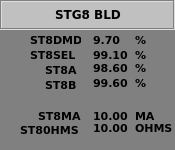
<?xml version="1.0" encoding="UTF-8"?>
<ui version="4.0">
 <class>WSTG8BLD</class>
 <widget class="QWidget" name="WSTG8BLD">
  <property name="geometry">
   <rect>
    <x>0</x>
    <y>0</y>
    <width>175</width>
    <height>150</height>
   </rect>
  </property>
  <property name="minimumSize">
   <size>
    <width>175</width>
    <height>150</height>
   </size>
  </property>
  <property name="maximumSize">
   <size>
    <width>175</width>
    <height>150</height>
   </size>
  </property>
  <property name="windowTitle">
   <string>WSTG8BLD</string>
  </property>
  <property name="styleSheet">
   <string notr="true">background-color: rgb(128, 128, 128);</string>
  </property>
  <widget class="QFrame" name="frame">
   <property name="geometry">
    <rect>
     <x>0</x>
     <y>0</y>
     <width>175</width>
     <height>30</height>
    </rect>
   </property>
   <property name="styleSheet">
    <string notr="true">background-color: rgb(192, 192, 192);</string>
   </property>
   <property name="frameShape">
    <enum>QFrame::Box</enum>
   </property>
   <property name="frameShadow">
    <enum>QFrame::Sunken</enum>
   </property>
  </widget>
  <widget class="QLabel" name="lbSTGBT">
   <property name="geometry">
    <rect>
     <x>55</x>
     <y>6</y>
     <width>111</width>
     <height>16</height>
    </rect>
   </property>
   <property name="font">
    <font>
     <family>Verdana</family>
     <pointsize>9</pointsize>
     <weight>75</weight>
     <bold>true</bold>
    </font>
   </property>
   <property name="styleSheet">
    <string notr="true">background-color: rgb(192, 192, 192);</string>
   </property>
   <property name="text">
    <string>STG8 BLD</string>
   </property>
  </widget>
  <widget class="QLabel" name="lbSTGBT_1">
   <property name="geometry">
    <rect>
     <x>30</x>
     <y>32</y>
     <width>51</width>
     <height>16</height>
    </rect>
   </property>
   <property name="font">
    <font>
     <family>Verdana</family>
     <pointsize>8</pointsize>
     <weight>75</weight>
     <bold>true</bold>
    </font>
   </property>
   <property name="styleSheet">
    <string notr="true">background-color: rgb(128, 128, 128);</string>
   </property>
   <property name="text">
    <string>ST8DMD</string>
   </property>
  </widget>
  <widget class="QLabel" name="lbSTGB_1">
   <property name="geometry">
    <rect>
     <x>93</x>
     <y>32</y>
     <width>41</width>
     <height>16</height>
    </rect>
   </property>
   <property name="font">
    <font>
     <family>Verdana</family>
     <pointsize>8</pointsize>
     <weight>75</weight>
     <bold>true</bold>
    </font>
   </property>
   <property name="styleSheet">
    <string notr="true">background-color: rgb(128, 128, 128);</string>
   </property>
   <property name="text">
    <string>9.70</string>
   </property>
  </widget>
  <widget class="QLabel" name="lbSTGBU_1">
   <property name="geometry">
    <rect>
     <x>135</x>
     <y>32</y>
     <width>21</width>
     <height>16</height>
    </rect>
   </property>
   <property name="font">
    <font>
     <family>Verdana</family>
     <pointsize>8</pointsize>
     <weight>75</weight>
     <bold>true</bold>
    </font>
   </property>
   <property name="styleSheet">
    <string notr="true">background-color: rgb(128, 128, 128);</string>
   </property>
   <property name="text">
    <string>%</string>
   </property>
  </widget>
  <widget class="QLabel" name="lbSTGBU_2">
   <property name="geometry">
    <rect>
     <x>135</x>
     <y>47</y>
     <width>21</width>
     <height>16</height>
    </rect>
   </property>
   <property name="font">
    <font>
     <family>Verdana</family>
     <pointsize>8</pointsize>
     <weight>75</weight>
     <bold>true</bold>
    </font>
   </property>
   <property name="styleSheet">
    <string notr="true">background-color: rgb(128, 128, 128);</string>
   </property>
   <property name="text">
    <string>%</string>
   </property>
  </widget>
  <widget class="QLabel" name="lbSTGBT_2">
   <property name="geometry">
    <rect>
     <x>30</x>
     <y>47</y>
     <width>51</width>
     <height>16</height>
    </rect>
   </property>
   <property name="font">
    <font>
     <family>Verdana</family>
     <pointsize>8</pointsize>
     <weight>75</weight>
     <bold>true</bold>
    </font>
   </property>
   <property name="styleSheet">
    <string notr="true">background-color: rgb(128, 128, 128);</string>
   </property>
   <property name="text">
    <string>ST8SEL</string>
   </property>
  </widget>
  <widget class="QLabel" name="lbSTGB_2">
   <property name="geometry">
    <rect>
     <x>93</x>
     <y>47</y>
     <width>41</width>
     <height>16</height>
    </rect>
   </property>
   <property name="font">
    <font>
     <family>Verdana</family>
     <pointsize>8</pointsize>
     <weight>75</weight>
     <bold>true</bold>
    </font>
   </property>
   <property name="styleSheet">
    <string notr="true">background-color: rgb(128, 128, 128);</string>
   </property>
   <property name="text">
    <string>99.10</string>
   </property>
  </widget>
  <widget class="QLabel" name="lbSTGBU_3">
   <property name="geometry">
    <rect>
     <x>135</x>
     <y>60</y>
     <width>21</width>
     <height>16</height>
    </rect>
   </property>
   <property name="font">
    <font>
     <family>Verdana</family>
     <pointsize>8</pointsize>
     <weight>75</weight>
     <bold>true</bold>
    </font>
   </property>
   <property name="styleSheet">
    <string notr="true">background-color: rgb(128, 128, 128);</string>
   </property>
   <property name="text">
    <string>%</string>
   </property>
  </widget>
  <widget class="QLabel" name="lbSTGB_3">
   <property name="geometry">
    <rect>
     <x>93</x>
     <y>60</y>
     <width>41</width>
     <height>16</height>
    </rect>
   </property>
   <property name="font">
    <font>
     <family>Verdana</family>
     <pointsize>8</pointsize>
     <weight>75</weight>
     <bold>true</bold>
    </font>
   </property>
   <property name="styleSheet">
    <string notr="true">background-color: rgb(128, 128, 128);</string>
   </property>
   <property name="text">
    <string>98.60</string>
   </property>
  </widget>
  <widget class="QLabel" name="lbSTGBT_3">
   <property name="geometry">
    <rect>
     <x>45</x>
     <y>60</y>
     <width>41</width>
     <height>20</height>
    </rect>
   </property>
   <property name="font">
    <font>
     <family>Verdana</family>
     <pointsize>8</pointsize>
     <weight>75</weight>
     <bold>true</bold>
    </font>
   </property>
   <property name="styleSheet">
    <string notr="true">background-color: rgb(128, 128, 128);</string>
   </property>
   <property name="text">
    <string>ST8A</string>
   </property>
  </widget>
  <widget class="QLabel" name="lbSTGBU_4">
   <property name="geometry">
    <rect>
     <x>135</x>
     <y>75</y>
     <width>21</width>
     <height>16</height>
    </rect>
   </property>
   <property name="font">
    <font>
     <family>Verdana</family>
     <pointsize>8</pointsize>
     <weight>75</weight>
     <bold>true</bold>
    </font>
   </property>
   <property name="styleSheet">
    <string notr="true">background-color: rgb(128, 128, 128);</string>
   </property>
   <property name="text">
    <string>%</string>
   </property>
  </widget>
  <widget class="QLabel" name="lbSTGBT_4">
   <property name="geometry">
    <rect>
     <x>45</x>
     <y>75</y>
     <width>41</width>
     <height>20</height>
    </rect>
   </property>
   <property name="font">
    <font>
     <family>Verdana</family>
     <pointsize>8</pointsize>
     <weight>75</weight>
     <bold>true</bold>
    </font>
   </property>
   <property name="styleSheet">
    <string notr="true">background-color: rgb(128, 128, 128);</string>
   </property>
   <property name="text">
    <string>ST8B</string>
   </property>
  </widget>
  <widget class="QLabel" name="lbSTGB_4">
   <property name="geometry">
    <rect>
     <x>93</x>
     <y>75</y>
     <width>41</width>
     <height>16</height>
    </rect>
   </property>
   <property name="font">
    <font>
     <family>Verdana</family>
     <pointsize>8</pointsize>
     <weight>75</weight>
     <bold>true</bold>
    </font>
   </property>
   <property name="styleSheet">
    <string notr="true">background-color: rgb(128, 128, 128);</string>
   </property>
   <property name="text">
    <string>99.60</string>
   </property>
  </widget>
  <widget class="QLabel" name="lbSTGBT_5">
   <property name="geometry">
    <rect>
     <x>38</x>
     <y>108</y>
     <width>51</width>
     <height>16</height>
    </rect>
   </property>
   <property name="font">
    <font>
     <family>Verdana</family>
     <pointsize>8</pointsize>
     <weight>75</weight>
     <bold>true</bold>
    </font>
   </property>
   <property name="styleSheet">
    <string notr="true">background-color: rgb(128, 128, 128);</string>
   </property>
   <property name="text">
    <string>ST8MA</string>
   </property>
  </widget>
  <widget class="QLabel" name="lbSTGB_5">
   <property name="geometry">
    <rect>
     <x>93</x>
     <y>108</y>
     <width>41</width>
     <height>16</height>
    </rect>
   </property>
   <property name="font">
    <font>
     <family>Verdana</family>
     <pointsize>8</pointsize>
     <weight>75</weight>
     <bold>true</bold>
    </font>
   </property>
   <property name="styleSheet">
    <string notr="true">background-color: rgb(128, 128, 128);</string>
   </property>
   <property name="text">
    <string>10.00</string>
   </property>
  </widget>
  <widget class="QLabel" name="lbSTGBU_5">
   <property name="geometry">
    <rect>
     <x>135</x>
     <y>108</y>
     <width>21</width>
     <height>16</height>
    </rect>
   </property>
   <property name="font">
    <font>
     <family>Verdana</family>
     <pointsize>8</pointsize>
     <weight>75</weight>
     <bold>true</bold>
    </font>
   </property>
   <property name="styleSheet">
    <string notr="true">background-color: rgb(128, 128, 128);</string>
   </property>
   <property name="text">
    <string>MA</string>
   </property>
  </widget>
  <widget class="QLabel" name="lbSTGBU_6">
   <property name="geometry">
    <rect>
     <x>135</x>
     <y>120</y>
     <width>41</width>
     <height>16</height>
    </rect>
   </property>
   <property name="font">
    <font>
     <family>Verdana</family>
     <pointsize>8</pointsize>
     <weight>75</weight>
     <bold>true</bold>
    </font>
   </property>
   <property name="styleSheet">
    <string notr="true">background-color: rgb(128, 128, 128);</string>
   </property>
   <property name="text">
    <string>OHMS</string>
   </property>
  </widget>
  <widget class="QLabel" name="lbSTGBT_6">
   <property name="geometry">
    <rect>
     <x>20</x>
     <y>120</y>
     <width>61</width>
     <height>20</height>
    </rect>
   </property>
   <property name="font">
    <font>
     <family>Verdana</family>
     <pointsize>8</pointsize>
     <weight>75</weight>
     <bold>true</bold>
    </font>
   </property>
   <property name="styleSheet">
    <string notr="true">background-color: rgb(128, 128, 128);</string>
   </property>
   <property name="text">
    <string>ST80HMS</string>
   </property>
  </widget>
  <widget class="QLabel" name="lbSTGB_6">
   <property name="geometry">
    <rect>
     <x>93</x>
     <y>120</y>
     <width>41</width>
     <height>16</height>
    </rect>
   </property>
   <property name="font">
    <font>
     <family>Verdana</family>
     <pointsize>8</pointsize>
     <weight>75</weight>
     <bold>true</bold>
    </font>
   </property>
   <property name="styleSheet">
    <string notr="true">background-color: rgb(128, 128, 128);</string>
   </property>
   <property name="text">
    <string>10.00</string>
   </property>
  </widget>
  <widget class="QLabel" name="lbFondo">
   <property name="geometry">
    <rect>
     <x>0</x>
     <y>0</y>
     <width>175</width>
     <height>150</height>
    </rect>
   </property>
   <property name="styleSheet">
    <string notr="true">background-color: rgb(128, 128, 128);</string>
   </property>
   <property name="text">
    <string/>
   </property>
  </widget>
  <zorder>lbFondo</zorder>
  <zorder>frame</zorder>
  <zorder>lbSTGBT</zorder>
  <zorder>lbSTGBT_1</zorder>
  <zorder>lbSTGB_1</zorder>
  <zorder>lbSTGBU_1</zorder>
  <zorder>lbSTGBU_2</zorder>
  <zorder>lbSTGBT_2</zorder>
  <zorder>lbSTGB_2</zorder>
  <zorder>lbSTGBU_3</zorder>
  <zorder>lbSTGB_3</zorder>
  <zorder>lbSTGBT_3</zorder>
  <zorder>lbSTGBU_4</zorder>
  <zorder>lbSTGBT_4</zorder>
  <zorder>lbSTGB_4</zorder>
  <zorder>lbSTGBT_5</zorder>
  <zorder>lbSTGB_5</zorder>
  <zorder>lbSTGBU_5</zorder>
  <zorder>lbSTGBU_6</zorder>
  <zorder>lbSTGBT_6</zorder>
  <zorder>lbSTGB_6</zorder>
 </widget>
 <layoutdefault spacing="6" margin="11"/>
 <resources/>
 <connections/>
</ui>
